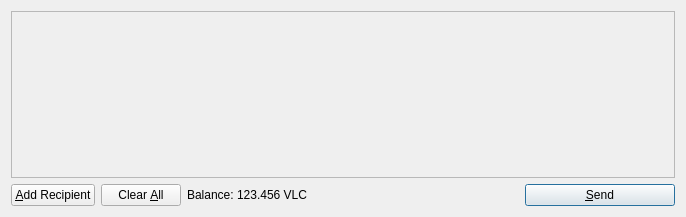
<?xml version="1.0" encoding="UTF-8"?>
<ui version="4.0">
 <class>SendCoinsDialog</class>
 <widget class="QDialog" name="SendCoinsDialog">
  <property name="geometry">
   <rect>
    <x>0</x>
    <y>0</y>
    <width>686</width>
    <height>217</height>
   </rect>
  </property>
  <property name="windowTitle">
   <string>Send Coins</string>
  </property>
  <layout class="QVBoxLayout" name="verticalLayout">
   <item>
    <widget class="QScrollArea" name="scrollArea">
     <property name="widgetResizable">
      <bool>true</bool>
     </property>
     <widget class="QWidget" name="scrollAreaWidgetContents">
      <property name="geometry">
       <rect>
        <x>0</x>
        <y>0</y>
        <width>666</width>
        <height>165</height>
       </rect>
      </property>
      <layout class="QVBoxLayout" name="verticalLayout_2">
       <property name="margin">
        <number>0</number>
       </property>
       <item>
        <layout class="QVBoxLayout" name="entries">
         <property name="spacing">
          <number>6</number>
         </property>
        </layout>
       </item>
       <item>
        <spacer name="verticalSpacer">
         <property name="orientation">
          <enum>Qt::Vertical</enum>
         </property>
         <property name="sizeHint" stdset="0">
          <size>
           <width>20</width>
           <height>40</height>
          </size>
         </property>
        </spacer>
       </item>
      </layout>
     </widget>
    </widget>
   </item>
   <item>
    <layout class="QHBoxLayout" name="horizontalLayout">
     <item>
      <widget class="QPushButton" name="addButton">
       <property name="toolTip">
        <string>Send to multiple recipients at once</string>
       </property>
       <property name="text">
        <string>&amp;Add Recipient</string>
       </property>
       <property name="icon">
        <iconset resource="../bitcoin.qrc">
         <normaloff>:/icons/add</normaloff>:/icons/add</iconset>
       </property>
       <property name="autoDefault">
        <bool>false</bool>
       </property>
      </widget>
     </item>
     <item>
      <widget class="QPushButton" name="clearButton">
       <property name="sizePolicy">
        <sizepolicy hsizetype="Minimum" vsizetype="Fixed">
         <horstretch>0</horstretch>
         <verstretch>0</verstretch>
        </sizepolicy>
       </property>
       <property name="toolTip">
        <string>Remove all transaction fields</string>
       </property>
       <property name="text">
        <string>Clear &amp;All</string>
       </property>
       <property name="icon">
        <iconset resource="../bitcoin.qrc">
         <normaloff>:/icons/remove</normaloff>:/icons/remove</iconset>
       </property>
       <property name="autoRepeatDelay">
        <number>300</number>
       </property>
       <property name="autoDefault">
        <bool>false</bool>
       </property>
      </widget>
     </item>
     <item>
      <layout class="QHBoxLayout" name="horizontalLayout_2">
       <property name="spacing">
        <number>3</number>
       </property>
       <item>
        <widget class="QLabel" name="label">
         <property name="text">
          <string>Balance:</string>
         </property>
        </widget>
       </item>
       <item>
        <widget class="QLabel" name="labelBalance">
         <property name="cursor">
          <cursorShape>IBeamCursor</cursorShape>
         </property>
         <property name="text">
          <string>123.456 VLC</string>
         </property>
         <property name="textInteractionFlags">
          <set>Qt::LinksAccessibleByMouse|Qt::TextSelectableByKeyboard|Qt::TextSelectableByMouse</set>
         </property>
        </widget>
       </item>
      </layout>
     </item>
     <item>
      <spacer name="horizontalSpacer">
       <property name="orientation">
        <enum>Qt::Horizontal</enum>
       </property>
       <property name="sizeHint" stdset="0">
        <size>
         <width>40</width>
         <height>20</height>
        </size>
       </property>
      </spacer>
     </item>
     <item>
      <widget class="QPushButton" name="sendButton">
       <property name="minimumSize">
        <size>
         <width>150</width>
         <height>0</height>
        </size>
       </property>
       <property name="toolTip">
        <string>Confirm the send action</string>
       </property>
       <property name="text">
        <string>&amp;Send</string>
       </property>
       <property name="icon">
        <iconset resource="../bitcoin.qrc">
         <normaloff>:/icons/send</normaloff>:/icons/send</iconset>
       </property>
       <property name="default">
        <bool>true</bool>
       </property>
      </widget>
     </item>
    </layout>
   </item>
  </layout>
 </widget>
 <resources>
  <include location="../bitcoin.qrc"/>
 </resources>
 <connections/>
</ui>
